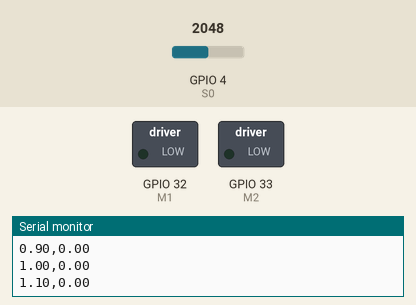
The sketch below on a simulated ESP32. On the bench: switched loads named in the sketch (green lamp = pin HIGH), the last lines printed to the serial monitor. The test bench sets the inputs (shaded band); at power-on: GPIO 4 (S0) = 2048.

Above: at 1.2 s.
1.3 s: GPIO 4 (S0) set to 2866
At 2.2 s:
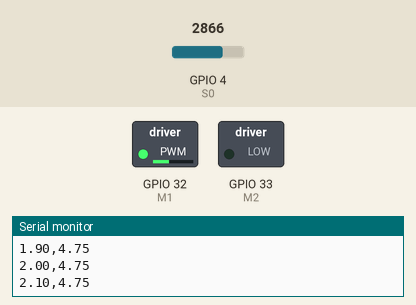
2.8 s: GPIO 4 (S0) set to 3603
At 3.4 s:
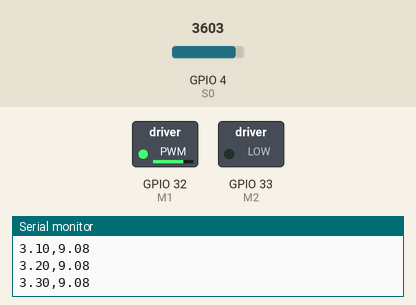
4.3 s: GPIO 4 (S0) set to 4095
At 5.5 s:
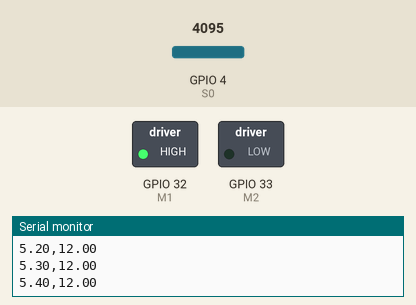
5.8 s: GPIO 4 (S0) set to 2047
At 6.9 s:
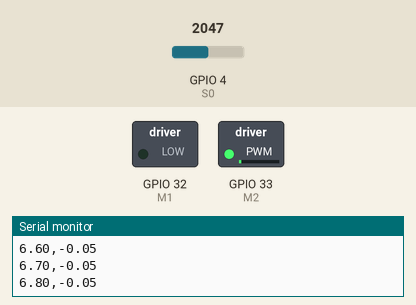
7.3 s: GPIO 4 (S0) set to 1228
At 8.0 s:
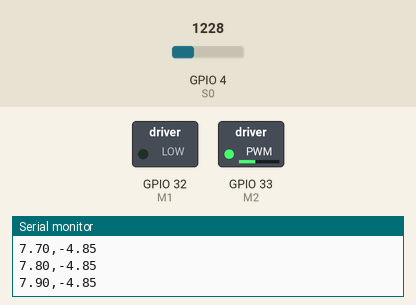
8.8 s: GPIO 4 (S0) set to 491
At 9.2 s:
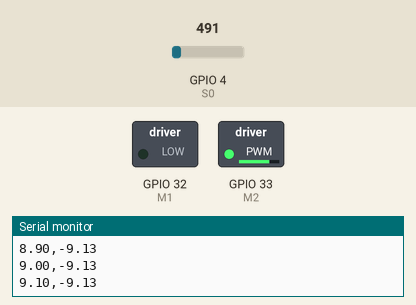
Timing chart, 0 to 11.3 s (numbered marks = the images above; inputs shaded):
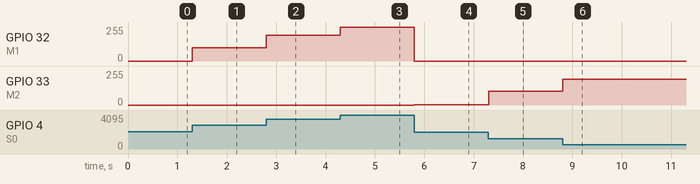

Measured:
- after the input at 1.3 s, GPIO 32 (M1): 0/255 → 101/255 at once
- after the input at 2.8 s, GPIO 32 (M1): 101/255 → 192/255 at once
- after the input at 4.3 s, GPIO 32 (M1): 192/255 → 255/255 at once
- after the input at 5.8 s, GPIO 32 (M1): 255/255 → 0/255 at once; GPIO 33 (M2): 0/255 → 1/255 at once
- after the input at 7.3 s, GPIO 33 (M2): 1/255 → 103/255 at once
- after the input at 8.8 s, GPIO 33 (M2): 103/255 → 193/255 at once

The sketch:

controller.ino
```cpp
#include "config.h"
#include <Ticker.h>

short c = 0;

Ticker prints;

extern void motorcWrite(short val);

void serialEvent()
{
	String s = Serial.readString();
	if (s.indexOf("restart") != -1)
		ESP.restart();
}

void setup()
{
	Serial.begin(115200);
	ledcSetup(CHANNEL1, FREQUENCY, RESOLUTIONS);
	ledcAttachPin(M1, CHANNEL1);
	ledcSetup(CHANNEL2, FREQUENCY, RESOLUTIONS);
	ledcAttachPin(M2, CHANNEL2);

	prints.attach(0.1, []() {
		long p = millis() / 100;
		Serial.println(String(float(p) / 10) + "," + String(float(c - 255) * 12 / 255.0));
	});
}

void loop()
{
	c = map(analogRead(S0), 0, 4095, 0, 510);
	motorcWrite(c);
}
```

functions.cpp
```cpp
#include <Arduino.h>
#include "config.h"

byte m[] = {CHANNEL1, CHANNEL2};

void motorcWrite(short var)
{
	if (var == 255)
	{
		ledcWrite(m[0], 0);
		ledcWrite(m[1], 0);
		return;
	}
	var < 255 ? ledcWrite(m[0], 0) : ledcWrite(m[0], var - 255);
	var < 255 ? ledcWrite(m[1], 255 - var) : ledcWrite(m[1], 0);
}
```

config.h
```cpp
#define M1           32
#define M2           33
#define S0            4
#define FREQUENCY  5000
#define RESOLUTIONS   8
#define CHANNEL1      0
#define CHANNEL2      1
```
